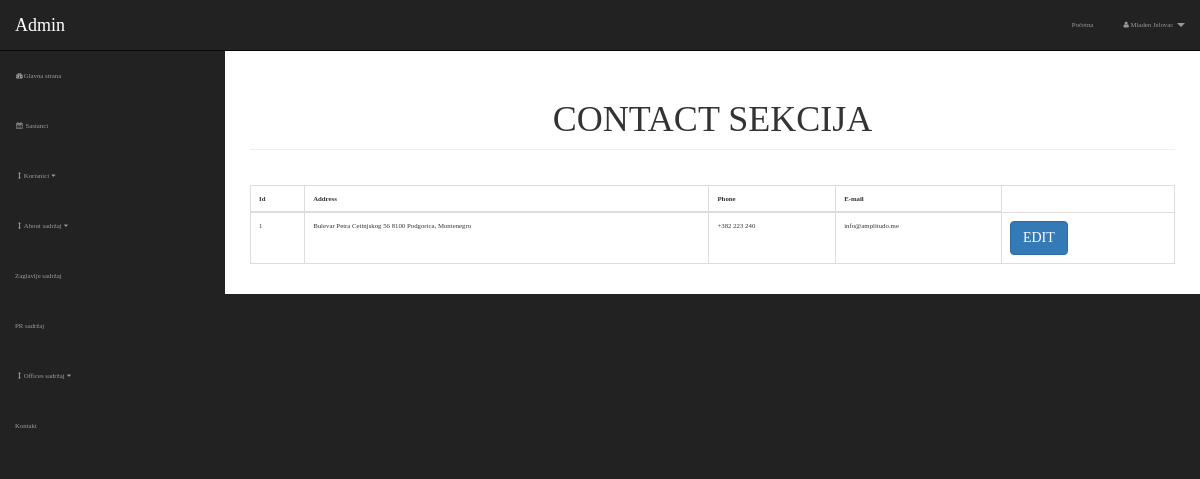
The page /admin/contact.php (signed in) on the database its author committed.
### tables this page shows
CREATE TABLE `contact` (
  `contact_id` int(3) NOT NULL,
  `contact_address` varchar(255) NOT NULL,
  `contact_phone` varchar(255) NOT NULL,
  `contact_email` varchar(255) NOT NULL
);

### admin/includes/view-contact.php (the view)
<table class="table table-bordered table-hover printit" style="margin-top: 35px !important;">
                        <thead>
                             <th>Id</th>
                             <th>Address</th>
                             <th>Phone</th>
                             <th>E-mail</th>
                        </thead>
                        <tbody>
                             <?php
                                     $query = "select * from contact";
                                     $select = mysqli_query($connection, $query);
                                     while($row = mysqli_fetch_assoc($select)){
                                       $contact_id = $row['contact_id'];
                                       $contact_address = $row['contact_address'];
                                       $contact_phone = $row['contact_phone'];
                                       $contact_email = $row['contact_email'];
                                     echo "<tr>";
                                       echo "<td>$contact_id</td>";
                                       echo "<td>$contact_address</td>";
                                       echo "<td>$contact_phone</td>";
                                       echo "<td>$contact_email</td>";
                                       echo "<td ><a class='btn btn-primary' href='contact.php?option=edit&contact_id=$contact_id'>EDIT</a></td>";
                                    echo "</tr>";
                                     }
                                ?>
                       </tbody>
</table>

### admin/css/sb-admin.css (style rules this page uses)
body { margin-top: 100px; background-color: #222; }
@media (min-width:768px) { body { margin-top: 50px; } }

### style/style.css (style rules this page uses)
:root { --color-primary: rgba(31,31,31); --color-secondary: rgba(255,198,39); }
* { padding: 0; margin: 0; box-sizing: border-box; }
body { font-family: 'Montserrat Regular', fira-sans; font-size: 68%; }

### admin/includes/header.php (style rules this page uses)
body, .not_shown { visibility: hidden; }
.printit { visibility: visible; }

### rows shown on the page
contact: contact_id "1", contact_address "Bulevar Petra Cetinjskog 56 8100 Podgorica, Montenegro", contact_phone "+382 223 240", contact_email "info@amplitudo.me"

### other values the page prints
$_SESSION['firstname'] "Mladen"
$_SESSION['lastname'] "Jelovac"
